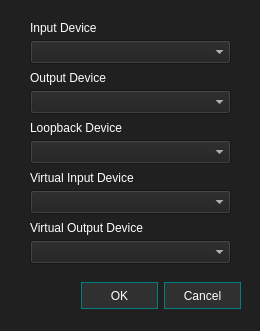
<?xml version="1.0" encoding="UTF-8"?>
<ui version="4.0">
 <class>DeviceSettings</class>
 <widget class="QDialog" name="DeviceSettings">
  <property name="geometry">
   <rect>
    <x>0</x>
    <y>0</y>
    <width>260</width>
    <height>331</height>
   </rect>
  </property>
  <property name="sizePolicy">
   <sizepolicy hsizetype="Fixed" vsizetype="Fixed">
    <horstretch>0</horstretch>
    <verstretch>0</verstretch>
   </sizepolicy>
  </property>
  <property name="minimumSize">
   <size>
    <width>260</width>
    <height>331</height>
   </size>
  </property>
  <property name="maximumSize">
   <size>
    <width>260</width>
    <height>331</height>
   </size>
  </property>
  <property name="windowTitle">
   <string>Device Configuration</string>
  </property>
  <property name="styleSheet">
   <string notr="true">background: #202020;
color: #FFFFFF;</string>
  </property>
  <widget class="QDialogButtonBox" name="buttonBox">
   <property name="geometry">
    <rect>
     <x>20</x>
     <y>280</y>
     <width>221</width>
     <height>32</height>
    </rect>
   </property>
   <property name="styleSheet">
    <string notr="true">background: #303030;
color: #FFFFFF;
border: 1px solid #008080;
border-radius: 0px;
width: 75%;
height:25%;
</string>
   </property>
   <property name="orientation">
    <enum>Qt::Horizontal</enum>
   </property>
   <property name="standardButtons">
    <set>QDialogButtonBox::Cancel|QDialogButtonBox::Ok</set>
   </property>
  </widget>
  <widget class="QComboBox" name="input">
   <property name="geometry">
    <rect>
     <x>30</x>
     <y>40</y>
     <width>201</width>
     <height>24</height>
    </rect>
   </property>
   <property name="styleSheet">
    <string notr="true">background: #303030;
color: #FFFFFF;
border: 1px solid #008080;
border-radius: 0px;

QComboBox::drop-down {background:#303030; border:0px; outline:0px;}</string>
   </property>
  </widget>
  <widget class="QLabel" name="label">
   <property name="geometry">
    <rect>
     <x>30</x>
     <y>20</y>
     <width>201</width>
     <height>16</height>
    </rect>
   </property>
   <property name="text">
    <string>Input Device</string>
   </property>
  </widget>
  <widget class="QLabel" name="label_2">
   <property name="geometry">
    <rect>
     <x>30</x>
     <y>70</y>
     <width>201</width>
     <height>16</height>
    </rect>
   </property>
   <property name="text">
    <string>Output Device</string>
   </property>
  </widget>
  <widget class="QComboBox" name="output">
   <property name="geometry">
    <rect>
     <x>30</x>
     <y>90</y>
     <width>201</width>
     <height>24</height>
    </rect>
   </property>
   <property name="styleSheet">
    <string notr="true">background: #303030;
color: #FFFFFF;
border: 1px solid #008080;
border-radius: 0px;

QComboBox::drop-down {background:#303030; border:0px; outline:0px;}</string>
   </property>
  </widget>
  <widget class="QLabel" name="label_3">
   <property name="geometry">
    <rect>
     <x>30</x>
     <y>120</y>
     <width>201</width>
     <height>16</height>
    </rect>
   </property>
   <property name="text">
    <string>Loopback Device</string>
   </property>
  </widget>
  <widget class="QComboBox" name="loopback">
   <property name="geometry">
    <rect>
     <x>30</x>
     <y>140</y>
     <width>201</width>
     <height>24</height>
    </rect>
   </property>
   <property name="styleSheet">
    <string notr="true">background: #303030;
color: #FFFFFF;
border: 1px solid #008080;
border-radius: 0px;

QComboBox::drop-down {background:#303030; border:0px; outline:0px;}</string>
   </property>
  </widget>
  <widget class="QLabel" name="label_4">
   <property name="geometry">
    <rect>
     <x>30</x>
     <y>170</y>
     <width>201</width>
     <height>16</height>
    </rect>
   </property>
   <property name="text">
    <string>Virtual Input Device</string>
   </property>
  </widget>
  <widget class="QComboBox" name="vInput">
   <property name="geometry">
    <rect>
     <x>30</x>
     <y>190</y>
     <width>201</width>
     <height>24</height>
    </rect>
   </property>
   <property name="styleSheet">
    <string notr="true">background: #303030;
color: #FFFFFF;
border: 1px solid #008080;
border-radius: 0px;

QComboBox::drop-down {background:#303030; border:0px; outline:0px;}</string>
   </property>
  </widget>
  <widget class="QLabel" name="label_5">
   <property name="geometry">
    <rect>
     <x>30</x>
     <y>220</y>
     <width>201</width>
     <height>16</height>
    </rect>
   </property>
   <property name="text">
    <string>Virtual Output Device</string>
   </property>
  </widget>
  <widget class="QComboBox" name="vOutput">
   <property name="geometry">
    <rect>
     <x>30</x>
     <y>240</y>
     <width>201</width>
     <height>24</height>
    </rect>
   </property>
   <property name="styleSheet">
    <string notr="true">background: #303030;
color: #FFFFFF;
border: 1px solid #008080;
border-radius: 0px;

QComboBox::drop-down {background:#303030; border:0px; outline:0px;}</string>
   </property>
  </widget>
 </widget>
 <resources/>
 <connections>
  <connection>
   <sender>buttonBox</sender>
   <signal>accepted()</signal>
   <receiver>DeviceSettings</receiver>
   <slot>accept()</slot>
   <hints>
    <hint type="sourcelabel">
     <x>248</x>
     <y>254</y>
    </hint>
    <hint type="destinationlabel">
     <x>157</x>
     <y>274</y>
    </hint>
   </hints>
  </connection>
  <connection>
   <sender>buttonBox</sender>
   <signal>rejected()</signal>
   <receiver>DeviceSettings</receiver>
   <slot>reject()</slot>
   <hints>
    <hint type="sourcelabel">
     <x>316</x>
     <y>260</y>
    </hint>
    <hint type="destinationlabel">
     <x>286</x>
     <y>274</y>
    </hint>
   </hints>
  </connection>
 </connections>
</ui>
